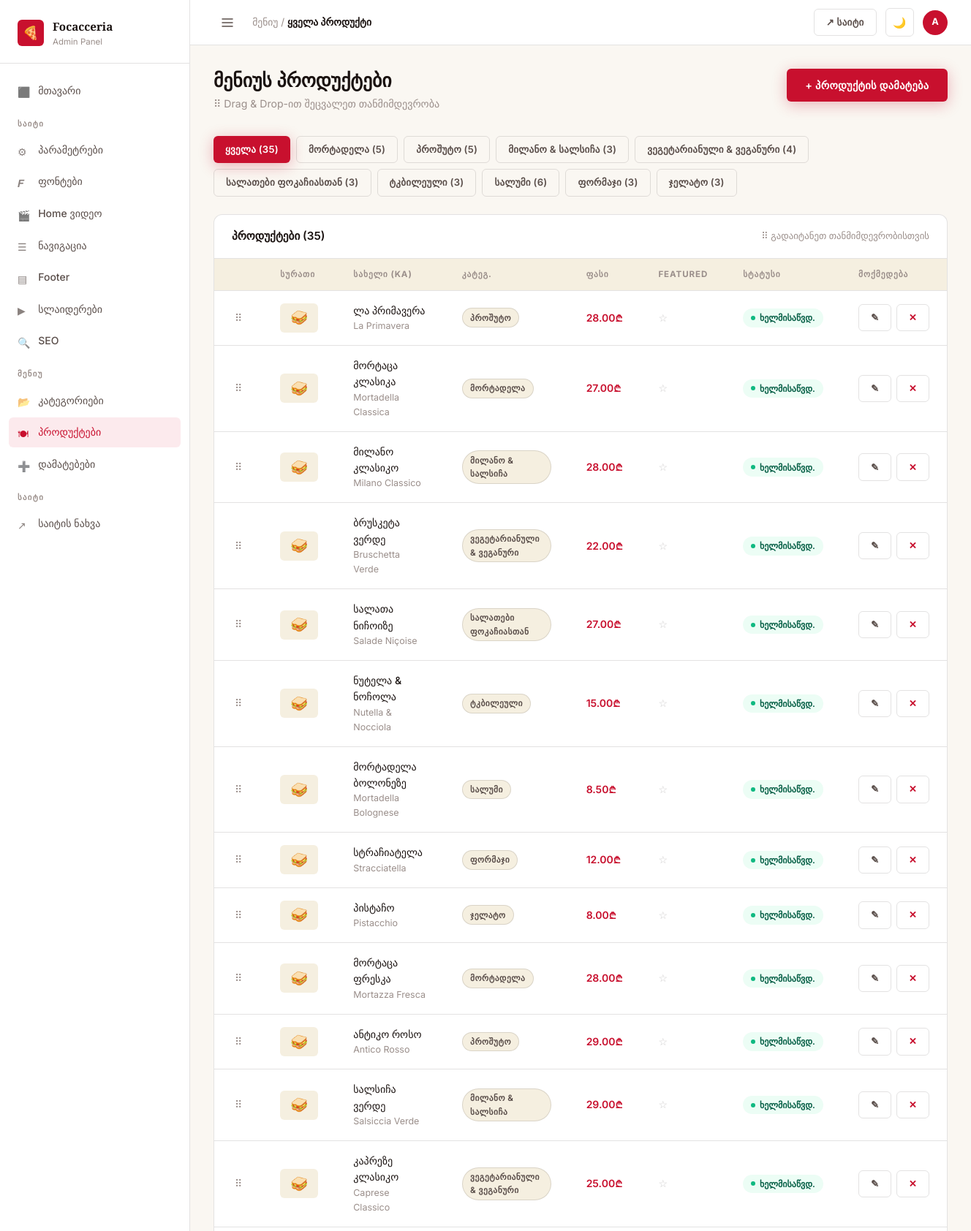
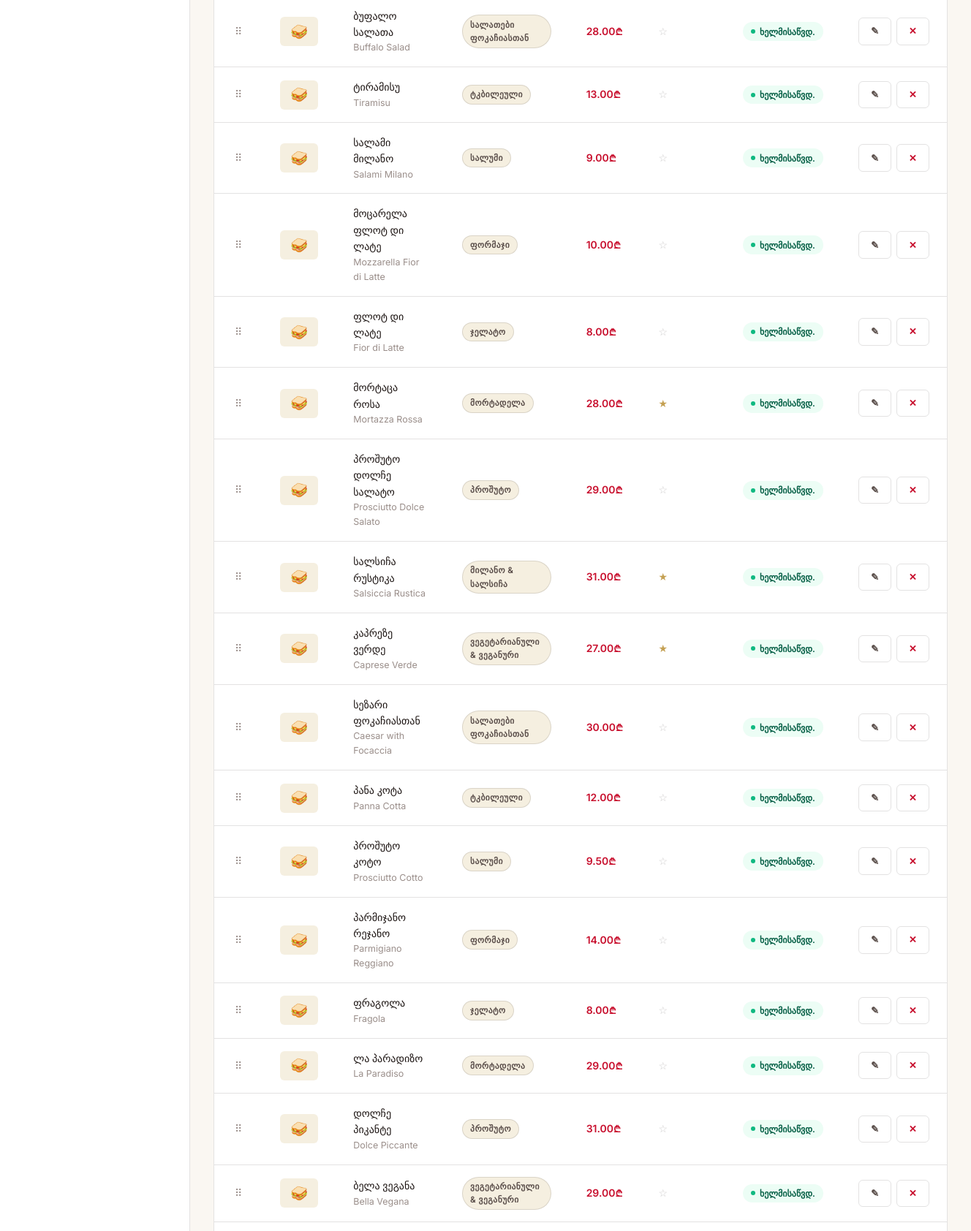
Screenshot of /dashboard/menu/items/ (signed in, upper part) with the database file from the repository (2 pictures, top to bottom).
### menu/models.py (models this page shows, shortened)
class MenuCategory(models.Model):
    PAGE_CHOICES = [
        ('menu', 'Menu'),
        ('salumeria', 'Salumeria'),
    ]
    name_ka = models.CharField(max_length=100)
    name_en = models.CharField(max_length=100)
    slug = models.SlugField(unique=True)
    description_ka = models.TextField(blank=True)
    description_en = models.TextField(blank=True)
    page = models.CharField(max_length=20, choices=PAGE_CHOICES, default='menu')
    order = models.PositiveIntegerField(default=0)
    is_active = models.BooleanField(default=True)
    class Meta:
        ordering = ['order']
        verbose_name_plural = 'Menu Categories'

class MenuItem(models.Model):
    UNIT_CHOICES = [
        ('', 'ერთეული'),
        ('100g', '100 გრ'),
        ('portion', 'პორცია'),
    ]
    category = models.ForeignKey(MenuCategory, on_delete=models.CASCADE, related_name='items')
    name_ka = models.CharField(max_length=200)
    name_en = models.CharField(max_length=200)
    description_ka = models.TextField(blank=True)
    description_en = models.TextField(blank=True)
    price = models.DecimalField(max_digits=8, decimal_places=2)
    price_unit = models.CharField(max_length=20, choices=UNIT_CHOICES, blank=True)
    image = models.ImageField(upload_to='menu/', blank=True, null=True)
    order = models.PositiveIntegerField(default=0)
    is_available = models.BooleanField(default=True)
    is_featured = models.BooleanField(default=False)
    tags = models.CharField(max_length=200, blank=True, help_text='Comma-separated tags: vegan, vegetarian, spicy, new')
    badge_ka = models.CharField(max_length=50, blank=True, help_text='e.g. ახალი, ყველაზე პოპ.')
    badge_en = models.CharField(max_length=50, blank=True, help_text='e.g. New, Most Popular')
    class Meta:
        ordering = ['order']

### dashboard/views.py (the view)
# urls.py: path('menu/items/', views.menu_items, name='menu_items'),
@login_required
def menu_items(request, category_pk=None):
    categories = MenuCategory.objects.all()
    if category_pk:
        category = get_object_or_404(MenuCategory, pk=category_pk)
        items = MenuItem.objects.filter(category=category)
    else:
        category = None
        items = MenuItem.objects.select_related('category').all()
    return render(request, 'dashboard/menu_items.html', {
        'items': items,
        'categories': categories,
        'active_category': category,
    })

### core/models.py (called while the page is built)
    @classmethod
    def get_settings(cls):
        obj, _ = cls.objects.get_or_create(pk=1)
        return obj

    @classmethod
    def get_settings(cls):
        obj, _ = cls.objects.get_or_create(pk=1)
        return obj

### templates/dashboard/menu_items.html (shortened to what this page needs)
{% extends 'dashboard/base.html' %}
{% block nav_items %}active{% endblock %}
{% block breadcrumb %}მენიუ / <strong>{% if active_category %}{{ active_category.name_ka }}{% else %}ყველა პროდუქტი{% endif %}</strong>{% endblock %}
{% block content %}
<div class="page-header">
  <div>
    <h1 class="page-title">
      {% if active_category %}{{ active_category.name_ka }}{% else %}მენიუს პროდუქტები{% endif %}
    </h1>
    <p class="page-subtitle">⠿ Drag & Drop-ით შეცვალეთ თანმიმდევრობა</p>
  </div>
  <a href="{% url 'item_add' %}" class="btn btn-primary">+ პროდუქტის დამატება</a>
</div>
<div style="display:flex;gap:.5rem;flex-wrap:wrap;margin-bottom:1.5rem;">
  <a href="{% url 'menu_items' %}"
     class="btn btn-sm {% if not active_category %}btn-primary{% else %}btn-ghost{% endif %}">
    ყველა ({{ items|length }})
  </a>
  {% for cat in categories %}
  <a href="{% url 'menu_items_by_category' cat.pk %}"
     class="btn btn-sm {% if active_category.pk == cat.pk %}btn-primary{% else %}btn-ghost{% endif %}">
    {{ cat.name_ka }} ({{ cat.items.count }})
  </a>
  {% endfor %}
</div>
{% if items %}
<div class="table-card">
  <div class="table-card-header">
    <span class="table-card-title">პროდუქტები ({{ items|length }})</span>
    <span style="font-size:.8rem;color:var(--text-muted);">⠿ გადაიტანეთ თანმიმდევრობისთვის</span>
  </div>
  <table class="data-table">
    <thead>
      <tr>
        <th style="width:40px;"></th>
        <th>სურათი</th>
        <th>სახელი (KA)</th>
        <th>კატეგ.</th>
        <th>ფასი</th>
        <th>Featured</th>
        <th>სტატუსი</th>
        <th>მოქმედება</th>
      </tr>
    </thead>
    <tbody data-sortable data-reorder-url="{% url 'item_reorder' %}">
      {% for item in items %}
      <tr data-id="{{ item.pk }}">
        <td><span class="drag-handle">⠿</span></td>
        <td>
          {% if item.image %}
          <img src="{{ item.image.url }}" style="width:52px;height:40px;object-fit:cover;border-radius:var(--radius-sm);">
          {% else %}
          <div style="width:52px;height:40px;background:var(--bg-surface);border-radius:var(--radius-sm);display:flex;align-items:center;justify-content:center;font-size:1.2rem;">🥪</div>
          {% endif %}
        </td>
        <td>
          <div style="font-weight:500;">{{ item.name_ka }}</div>
          <div style="font-size:.78rem;color:var(--text-muted);">{{ item.name_en }}</div>
        </td>
        <td>
          <span class="badge badge-ghost" style="font-size:.72rem;">{{ item.category.name_ka }}</span>
        </td>
        <td style="font-weight:600;color:var(--accent);">{{ item.price }}₾</td>
        <td>
          {% if item.is_featured %}
          <span style="color:var(--oro);">★</span>
          {% else %}
          <span style="color:var(--border-strong);">☆</span>
          {% endif %}
        </td>
        <td>
          {% if item.is_available %}
          <span class="status-pill status-active">ხელმისაწვდ.</span>
          {% else %}
          <span class="status-pill status-inactive">მიუწვდ.</span>
          {% endif %}
        </td>
        <td>
          <div class="td-actions">
            <a href="{% url 'item_edit' item.pk %}" class="btn btn-ghost btn-sm">✎</a>
            <a href="{% url 'item_delete' item.pk %}" class="btn btn-ghost btn-sm" style="color:var(--accent);"
               data-confirm="პროდუქტის წაშლა?">✕</a>
          </div>
        </td>
      </tr>
      {% endfor %}
    </tbody>
  </table>
</div>
{% endif %}
{% endblock %}

### templates/dashboard/base.html (shortened to what this page needs)
<!DOCTYPE html>
<html lang="ka" data-theme="light">
<head>
  {% load static %}
  <link rel="stylesheet" href="{% static 'css/brand.css' %}">
  <link rel="stylesheet" href="{% static 'css/dashboard.css' %}">
</head>
<body>
{% load static %}
<div class="db-layout">
  <aside class="db-sidebar">
    <div class="sidebar-brand">
      <div class="sidebar-brand-logo">🍕</div>
      <div class="sidebar-brand-text">
        <div class="sidebar-brand-name">Focacceria</div>
        <div class="sidebar-brand-sub">Admin Panel</div>
      </div>
    </div>
    <nav class="sidebar-nav">
      <div class="nav-section">
        <a href="{% url 'dashboard_home' %}" class="nav-link {% block nav_home %}{% endblock %}">
          <span class="icon">⬛</span> მთავარი
        </a>
      </div>
      <div class="nav-section">
        <div class="nav-section-label">საიტი</div>
        <a href="{% url 'site_settings' %}" class="nav-link {% block nav_settings %}{% endblock %}">
          <span class="icon">⚙</span> პარამეტრები
        </a>
        <a href="{% url 'font_settings' %}" class="nav-link {% block nav_fonts %}{% endblock %}">
          <span class="icon">𝑭</span> ფონტები
        </a>
        <a href="{% url 'home_video_settings' %}" class="nav-link {% block nav_home_video %}{% endblock %}">
          <span class="icon">🎬</span> Home ვიდეო
        </a>
        <a href="{% url 'navigation' %}" class="nav-link {% block nav_navigation %}{% endblock %}">
          <span class="icon">☰</span> ნავიგაცია
        </a>
        <a href="{% url 'footer' %}" class="nav-link {% block nav_footer %}{% endblock %}">
          <span class="icon">▤</span> Footer
        </a>
        <a href="{% url 'sliders' %}" class="nav-link {% block nav_sliders %}{% endblock %}">
          <span class="icon">▶</span> სლაიდერები
        </a>
        <a href="{% url 'seo_settings' %}" class="nav-link {% block nav_seo %}{% endblock %}">
          <span class="icon">🔍</span> SEO
        </a>
      </div>
      <div class="nav-section">
        <div class="nav-section-label">მენიუ</div>
        <a href="{% url 'menu_categories' %}" class="nav-link {% block nav_categories %}{% endblock %}">
          <span class="icon">📂</span> კატეგორიები
        </a>
        <a href="{% url 'menu_items' %}" class="nav-link {% block nav_items %}{% endblock %}">
          <span class="icon">🍽</span> პროდუქტები
        </a>
        <a href="{% url 'addons' %}" class="nav-link {% block nav_addons %}{% endblock %}">
          <span class="icon">➕</span> დამატებები
        </a>
      </div>
      <div class="nav-section">
        <div class="nav-section-label">საიტი</div>
        <a href="/" target="_blank" class="nav-link">
          <span class="icon">↗</span> საიტის ნახვა
        </a>
      </div>
    </nav>
  </aside>
  <div class="db-main">
    <header class="db-topbar">
      <div class="topbar-left">
        <button class="btn btn-ghost btn-icon" data-sidebar-toggle style="border:none;">
          <svg width="18" height="18" viewBox="0 0 18 18" fill="none">
            <path d="M2 4h14M2 9h14M2 14h14" stroke="currentColor" stroke-width="1.5" stroke-linecap="round"/>
          </svg>
        </button>
        <div class="topbar-breadcrumb">
          {% block breadcrumb %}<strong>Dashboard</strong>{% endblock %}
        </div>
      </div>
      <div class="topbar-right">
        <a href="/" target="_blank" class="btn btn-ghost btn-sm">↗ საიტი</a>
        <button class="btn btn-ghost btn-icon" data-theme-toggle title="Toggle theme">
          <span data-theme-icon>🌙</span>
        </button>
        <div class="topbar-avatar" title="{{ request.user.username }}">
          {{ request.user.username|first|upper }}
        </div>
      </div>
    </header>
    <main class="db-content">
      {% block content %}{% endblock %}
    </main>
  </div>
</div>
</body>
</html>

### static/css/brand.css (style rules this page uses)
:root { --rosso: #C8102E; --rosso-dark: #A00C23; --rosso-light: #E8203E; --rosso-pale: #fceaed; --nero: #1A1210; --nero-soft: #2A2220; --charcoal: #3A3230; --crema: #F5EFE0; --crema-dark: #EDE4D0; --crema-light: #FAF7F2; --oro: #C4A052; --oro-dark: #A8843A; --oro-light: #D4B870; --white: #FFFFFF; --off-white: #FDF9F4; --font-serif: 'Playfair Display', 'Georgia', serif; --font-sans: 'Inter', 'Segoe UI', system-ui, sans-serif; --radius-sm: 6px; --radius-md: 12px; --radius-lg: 20px; --radius-xl: 32px; --shadow-sm: 0 1px 3px rgba(0,0,0,.08), 0 1px 2px rgba(0,0,0,.06); --shadow-md: 0 4px 16px rgba(0,0,0,.10), 0 2px 6px rgba(0,0,0,.07); --shadow-lg: 0 12px 40px rgba(0,0,0,.14), 0 4px 12px rgba(0,0,0,.08); --shadow-rosso: 0 4px 20px rgba(200,16,46,.30); --ease: cubic-bezier(.4,0,.2,1); --transition: .2s var(--ease); }
[data-theme="light"], :root { --bg: var(--crema-light); --bg-card: var(--white); --bg-surface: var(--crema); --bg-hover: var(--crema-dark); --border: rgba(26,18,16,.12); --border-strong: rgba(26,18,16,.22); --text-primary: var(--nero); --text-secondary: #5A4E4A; --text-muted: #9A8E8A; --text-inverse: var(--white); --accent: var(--rosso); --accent-hover: var(--rosso-dark); --accent-pale: var(--rosso-pale); }
*, *::before, *::after { box-sizing: border-box; margin: 0; padding: 0; }
html { font-size: 16px; scroll-behavior: smooth; -webkit-font-smoothing: antialiased; }
body { font-family: var(--font-sans); background: var(--bg); color: var(--text-primary); line-height: 1.6; transition: background var(--transition), color var(--transition); }
h1, h2, h3, h4, h5, h6 { font-family: var(--font-serif); line-height: 1.25; color: var(--text-primary); }
h1 { font-size: clamp(2rem, 5vw, 3.5rem); }
p { color: var(--text-secondary); line-height: 1.7; }
a { color: var(--accent); text-decoration: none; transition: color var(--transition); }
.badge { display: inline-block; padding: .2rem .65rem; border-radius: 50px; font-size: .72rem; font-weight: 600; letter-spacing: .04em; text-transform: uppercase; }
.badge-ghost { background: var(--bg-surface); color: var(--text-secondary); border: 1px solid var(--border); }
.btn { display: inline-flex; align-items: center; gap: .5rem; padding: .7rem 1.6rem; border-radius: var(--radius-sm); font-family: var(--font-sans); font-size: .9rem; font-weight: 600; letter-spacing: .02em; cursor: pointer; border: none; transition: all var(--transition); white-space: nowrap; }
.btn-primary { background: var(--accent); color: #fff; box-shadow: var(--shadow-rosso); }
.btn-ghost { background: transparent; color: var(--text-secondary); border: 1.5px solid var(--border); }
.btn-sm { padding: .45rem 1rem; font-size: .82rem; }
.btn-icon { padding: .6rem; border-radius: var(--radius-sm); }

### rows the page displays
MenuCategory: name_ka "მორტადელა", items.count "5"
MenuCategory: name_ka "პროშუტო", items.count "5"
MenuCategory: name_ka "მილანო & სალსიჩა", items.count "3"
MenuCategory: name_ka "ვეგეტარიანული & ვეგანური", items.count "4"
MenuCategory: name_ka "სალათები ფოკაჩიასთან", items.count "3"
MenuCategory: name_ka "ტკბილეული", items.count "3"
MenuCategory: name_ka "სალუმი", items.count "6"
MenuCategory: name_ka "ფორმაჯი", items.count "3"
MenuCategory: name_ka "ჯელატო", items.count "3"
MenuItem: name_ka "ლა პრიმავერა", name_en "La Primavera", category.name_ka "ᲞᲠᲝᲨᲣᲢᲝ", price "28.00", is_available "ხელმისაწვდ."
MenuItem: name_ka "მორტაცა კლასიკა", name_en "Mortadella Classica", category.name_ka "ᲛᲝᲠᲢᲐᲓᲔᲚᲐ", price "27.00", is_available "ხელმისაწვდ."
MenuItem: name_ka "მილანო კლასიკო", name_en "Milano Classico", category.name_ka "ᲛᲘᲚᲐᲜᲝ & ᲡᲐᲚᲡᲘᲩᲐ", price "28.00", is_available "ხელმისაწვდ."
MenuItem: name_ka "ბრუსკეტა ვერდე", name_en "Bruschetta Verde", category.name_ka "ᲕᲔᲒᲔᲢᲐᲠᲘᲐᲜᲣᲚᲘ & ᲕᲔᲒᲐᲜᲣᲠᲘ", price "22.00", is_available "ხელმისაწვდ."
MenuItem: name_ka "სალათა ნიჩოიზე", name_en "Salade Niçoise", category.name_ka "ᲡᲐᲚᲐᲗᲔᲑᲘ ᲤᲝᲙᲐᲩᲘᲐᲡᲗᲐᲜ", price "27.00", is_available "ხელმისაწვდ."
MenuItem: name_ka "ნუტელა & ნოჩოლა", name_en "Nutella & Nocciola", category.name_ka "ᲢᲙᲑᲘᲚᲔᲣᲚᲘ", price "15.00", is_available "ხელმისაწვდ."
MenuItem: name_ka "მორტადელა ბოლონეზე", name_en "Mortadella Bolognese", category.name_ka "ᲡᲐᲚᲣᲛᲘ", price "8.50", is_available "ხელმისაწვდ."
MenuItem: name_ka "სტრაჩიატელა", name_en "Stracciatella", category.name_ka "ᲤᲝᲠᲛᲐᲯᲘ", price "12.00", is_available "ხელმისაწვდ."
MenuItem: name_ka "პისტაჩო", name_en "Pistacchio", category.name_ka "ᲯᲔᲚᲐᲢᲝ", price "8.00", is_available "ხელმისაწვდ."
MenuItem: name_ka "მორტაცა ფრესკა", name_en "Mortazza Fresca", category.name_ka "ᲛᲝᲠᲢᲐᲓᲔᲚᲐ", price "28.00", is_available "ხელმისაწვდ."
MenuItem: name_ka "ანტიკო როსო", name_en "Antico Rosso", category.name_ka "ᲞᲠᲝᲨᲣᲢᲝ", price "29.00", is_available "ხელმისაწვდ."
MenuItem: name_ka "სალსიჩა ვერდე", name_en "Salsiccia Verde", category.name_ka "ᲛᲘᲚᲐᲜᲝ & ᲡᲐᲚᲡᲘᲩᲐ", price "29.00", is_available "ხელმისაწვდ."
MenuItem: name_ka "კაპრეზე კლასიკო", name_en "Caprese Classico", category.name_ka "ᲕᲔᲒᲔᲢᲐᲠᲘᲐᲜᲣᲚᲘ & ᲕᲔᲒᲐᲜᲣᲠᲘ", price "25.00", is_available "ხელმისაწვდ."
MenuItem: name_ka "ბუფალო სალათა", name_en "Buffalo Salad", category.name_ka "ᲡᲐᲚᲐᲗᲔᲑᲘ ᲤᲝᲙᲐᲩᲘᲐᲡᲗᲐᲜ", price "28.00", is_available "ხელმისაწვდ."
MenuItem: name_ka "ტირამისუ", name_en "Tiramisu", category.name_ka "ᲢᲙᲑᲘᲚᲔᲣᲚᲘ", price "13.00", is_available "ხელმისაწვდ."
MenuItem: name_ka "სალამი მილანო", name_en "Salami Milano", category.name_ka "ᲡᲐᲚᲣᲛᲘ", price "9.00", is_available "ხელმისაწვდ."
MenuItem: name_ka "მოცარელა ფლოტ დი ლატე", name_en "Mozzarella Fior di Latte", category.name_ka "ᲤᲝᲠᲛᲐᲯᲘ", price "10.00", is_available "ხელმისაწვდ."
MenuItem: name_ka "ფლოტ დი ლატე", name_en "Fior di Latte", category.name_ka "ᲯᲔᲚᲐᲢᲝ", price "8.00", is_available "ხელმისაწვდ."
MenuItem: name_ka "მორტაცა როსა", name_en "Mortazza Rossa", category.name_ka "ᲛᲝᲠᲢᲐᲓᲔᲚᲐ", price "28.00", is_available "ხელმისაწვდ."
MenuItem: name_ka "პროშუტო დოლჩე სალატო", name_en "Prosciutto Dolce Salato", category.name_ka "ᲞᲠᲝᲨᲣᲢᲝ", price "29.00", is_available "ხელმისაწვდ."
MenuItem: name_ka "სალსიჩა რუსტიკა", name_en "Salsiccia Rustica", category.name_ka "ᲛᲘᲚᲐᲜᲝ & ᲡᲐᲚᲡᲘᲩᲐ", price "31.00", is_available "ხელმისაწვდ."
MenuItem: name_ka "კაპრეზე ვერდე", name_en "Caprese Verde", category.name_ka "ᲕᲔᲒᲔᲢᲐᲠᲘᲐᲜᲣᲚᲘ & ᲕᲔᲒᲐᲜᲣᲠᲘ", price "27.00", is_available "ხელმისაწვდ."
MenuItem: name_ka "სეზარი ფოკაჩიასთან", name_en "Caesar with Focaccia", category.name_ka "ᲡᲐᲚᲐᲗᲔᲑᲘ ᲤᲝᲙᲐᲩᲘᲐᲡᲗᲐᲜ", price "30.00", is_available "ხელმისაწვდ."
MenuItem: name_ka "პანა კოტა", name_en "Panna Cotta", category.name_ka "ᲢᲙᲑᲘᲚᲔᲣᲚᲘ", price "12.00", is_available "ხელმისაწვდ."
MenuItem: name_ka "პროშუტო კოტო", name_en "Prosciutto Cotto", category.name_ka "ᲡᲐᲚᲣᲛᲘ", price "9.50", is_available "ხელმისაწვდ."
MenuItem: name_ka "პარმიჯანო რეჯანო", name_en "Parmigiano Reggiano", category.name_ka "ᲤᲝᲠᲛᲐᲯᲘ", price "14.00", is_available "ხელმისაწვდ."
MenuItem: name_ka "ფრაგოლა", name_en "Fragola", category.name_ka "ᲯᲔᲚᲐᲢᲝ", price "8.00", is_available "ხელმისაწვდ."
MenuItem: name_ka "ლა პარადიზო", name_en "La Paradiso", category.name_ka "ᲛᲝᲠᲢᲐᲓᲔᲚᲐ", price "29.00", is_available "ხელმისაწვდ."
MenuItem: name_ka "დოლჩე პიკანტე", name_en "Dolce Piccante", category.name_ka "ᲞᲠᲝᲨᲣᲢᲝ", price "31.00", is_available "ხელმისაწვდ."
MenuItem: name_ka "ბელა ვეგანა", name_en "Bella Vegana", category.name_ka "ᲕᲔᲒᲔᲢᲐᲠᲘᲐᲜᲣᲚᲘ & ᲕᲔᲒᲐᲜᲣᲠᲘ", price "29.00", is_available "ხელმისაწვდ."

### other values shown
{{ request.user.username|first|upper }} "A"
{{ items|length }} "35"
